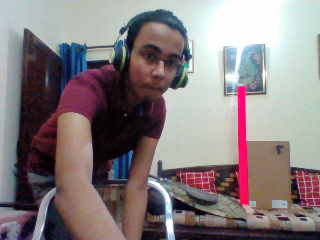
#> input picture desktop_application_python/User/1.png, 320 x 240 px, given in place of the camera
$ python detect.py   (older library calls are emulated)
#> lines starting #> are read from the running program, lines starting #| are printed output that depends on the picture; after the words box and inside, x2 and y2 are one past the last pixel; in counts of white or black regions, pixels touching at a corner belong together
from cv2 import cv2
import numpy as np
import pickle
import time


save = open('Values/save.dat', 'rb')
#> (reads desktop_application_python/Values/save.dat from the repository)

cap = cv2.VideoCapture(0)
cap.set(3, 600)
cap.set(4, 300)


# detecting the standard in the image and marking it
def getContour(img, imgContour):
	contour, hierarchy = cv2.findContours(img, cv2.RETR_EXTERNAL, cv2.CHAIN_APPROX_NONE)
	found = False
	for cnt in contour:
		area = cv2.contourArea(cnt)
		peri = cv2.arcLength(cnt, True) # True shows that the shape is closed
		approx = cv2.approxPolyDP(cnt, 0.02*peri, True)
		area = cv2.contourArea(cnt)
		if 4 <= len(approx) <= 7 and area > area_min:
			found = True
			cv2.drawContours(imgContour, cnt, -1, (255, 0, 255), 7)
			x, y, w, h = cv2.boundingRect(approx)
			cv2.rectangle(imgContour, (x,y), (x+w, y+h), (0,255,0), 5)
	return found


def empty(a):
	pass

# spawns a Window for changing the parameters
def takeVal():

	img = cv2.imread('SysImages/Parameters.png')[:160, :, :]
	img = cv2.resize(img, (340, 120))

	cv2.namedWindow('Parameters')
	cv2.imshow('Parameters', img)
	cv2.resizeWindow('Parameters', 640, 240)
	cv2.createTrackbar('HUE Min', 'Parameters', 150, 255, empty)
	cv2.createTrackbar('HUE Max', 'Parameters', 190, 255, empty)
	cv2.createTrackbar('SAT Min', 'Parameters', 195, 255, empty)
	cv2.createTrackbar('SAT Max', 'Parameters', 255, 255, empty)
	cv2.createTrackbar('VALUE Min', 'Parameters', 195, 255, empty)
	cv2.createTrackbar('VALUE Max', 'Parameters', 255, 255, empty)
	cv2.createTrackbar('Thresh1', 'Parameters', 0, 255, empty)
	cv2.createTrackbar('Thresh2', 'Parameters', 225, 255, empty)
	cv2.createTrackbar('Area Min', 'Parameters', 100, 1000, empty)


read_temp = False
db = pickle.load(save)
try:
	(h_min, h_max, s_min, s_max, v_min, v_max, threshold1, threshold2, area_min) = tuple(db.values())
except:
	read_temp = True
	takeVal()

while True:

	_, img = cap.read()
#> img is the input picture: shape (240, 320, 3); mean B, G, R 127.7, 126.2, 135.3
	img_copy = img.copy()

	if read_temp:
		h_min = cv2.getTrackbarPos('HUE Min', 'Parameters')
		h_max = cv2.getTrackbarPos('HUE Max', 'Parameters')
		s_min = cv2.getTrackbarPos('SAT Min', 'Parameters')
		s_max = cv2.getTrackbarPos('SAT Max', 'Parameters')
		v_min = cv2.getTrackbarPos('VALUE Min', 'Parameters')
		v_max = cv2.getTrackbarPos('VALUE Max', 'Parameters')
		threshold1 = cv2.getTrackbarPos('Thresh1', 'Parameters')
		threshold2 = cv2.getTrackbarPos('Thresh2', 'Parameters')
		area_min = cv2.getTrackbarPos('Area Min', 'Parameters')
		db['h_min'], db['h_max'], db['s_min'], db['s_max'], db['v_min'], db['v_max'], db['threshold1'], db['threshold2'], db['area_min'] = h_min, h_max, s_min, s_max, v_min, v_max, threshold1, threshold2, area_min

	imgHSV = cv2.cvtColor(img, cv2.COLOR_BGR2HSV)
#> imgHSV: shape (240, 320, 3); mean H, S, V 82.9, 67.2, 144.1

	lower = np.array([h_min, s_min, v_min])
	upper = np.array([h_max, s_max, v_max])

	mask = cv2.inRange(imgHSV, lower, upper)
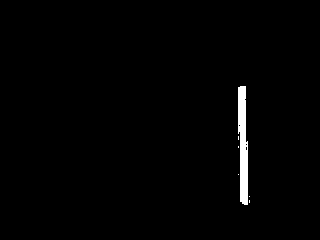
#> mask: shape (240, 320); 1.2% white; 6 white regions (5 under 20 px), largest, box (x1, y1, x2, y2) and area: (238, 86, 248, 205) 919
	result = cv2.bitwise_and(img, img, mask = mask)

	mask = cv2.cvtColor(mask, cv2.COLOR_GRAY2BGR)

	# converting images required in order to call getContour()
	imgCanny = cv2.Canny(mask, threshold1, threshold2)
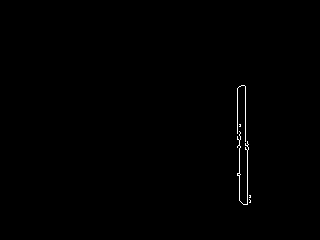
#> imgCanny: shape (240, 320); 0.37% white in thin lines or dots, all inside (x1, y1, x2, y2) = (237, 85, 251, 205)
	kernel = np.ones((5,5))
	imgDil = cv2.dilate(imgCanny, kernel, iterations=1)
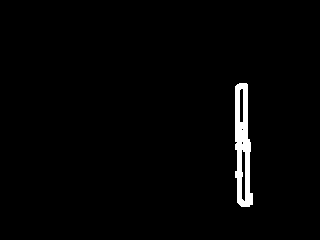
#> imgDil: shape (240, 320); 1.9% white; 1 white region
	found = getContour(imgDil, img)
#> in getContour, `contour, hierarchy = cv2.findContours(img, cv2.RETR_EXTERNAL, cv2.CHAI..`: contour = 1 contour; box (x1, y1, x2, y2) and area: (235, 83, 253, 207) 1536
#> the loop in getContour, `for cnt in contour:` made 1 pass
#> (peri, approx, found, x, y, w, h) on pass 1: (278.9, [[239, 83], [237, 202], [249, 206], [247, 84]], True, 237, 83, 13, 124)
#> after the loop in getContour, `for cnt in contour:`:
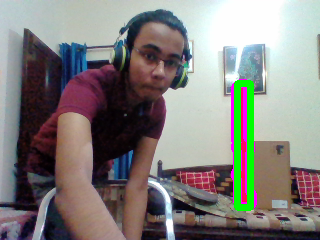
#> imgContour: shape (240, 320, 3); mean B, G, R 125.5, 128.7, 131.4
#> found = True

	hstack = np.hstack([img, result])
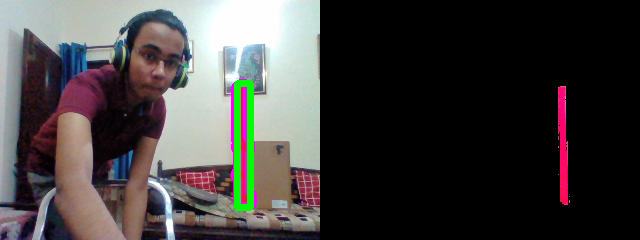
#> hstack: shape (240, 640, 3); mean B, G, R 63.4, 64.4, 67.2

	cv2.imshow('Stacked', hstack)

	key = cv2.waitKey(1) &0xFF
#> (key q is pressed here)
	if key == ord('q'):
		if read_temp:
			cv2.destroyWindow('Parameters')
			read_temp = False
		else:
			break
	elif key == ord('p'):
		db = {}
		takeVal()
		read_temp = True
	elif (key == ord('s')) and read_temp:
		# writing the current values into save.dat
		write = open('Values/save.dat', 'wb')
		pickle.dump(db, write)
		print('Saved')
		write.close()
		cv2.destroyWindow('Parameters')
		read_temp = False
	elif key == ord('c'):
		# saving the images of the if its sharp and standard is recognicable
		blur = cv2.Laplacian(img_copy, cv2.CV_64F).var()
		print(found, blur)
		if found and blur > 0:
			nowTime = time.time()
			cv2.imwrite('User'+'/'+str(int(blur))+"_"+str(nowTime)+".png", img_copy)
			print('Captured')
			img[:, :, :] = 0
			hstack = np.hstack([img, result, mask])
			cv2.imshow('Stacked', hstack)
			cv2.waitKey(10000)


save.close()
cap.release()
cv2.destroyAllWindows()
